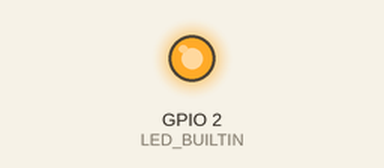
Simulated run of this program. Board: ESP8266 (NodeMCU). Shown: output pins drawn as LEDs (lit = HIGH, except the on-board LED, lit = LOW). Dashed ring = blinking.

Above: at 0.0 s.
At 124.71 s:
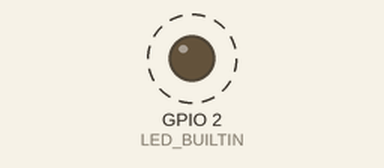
At 125.08 s:
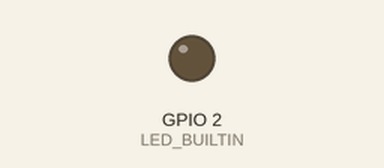
Timing chart, 0 to 125.4 s (numbered marks = the images above):
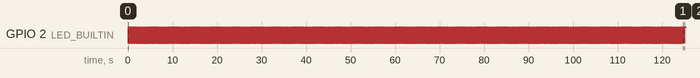

Measured:
- by itself, GPIO 2 (LED_BUILTIN): alternates HIGH for 0.02 s and LOW for 0.02 s
- by itself, everything shown: repeats every 6.0 s, in 16 steps

The program:

main.cpp
```cpp
/*
	Esempio di utilizzo del timer1 su ESP8266.

	Il timer0 non può essere utilizzato in quanto è riservato alla gestione interna del WiFI (e forse anche di altro).
	La lista di funzioni messe a disposizione dall'API ESP8266 è disponibile dentro Arduino.h.
*/

#include <Arduino.h>

void IRAM_ATTR onTimerISR();	//ISR Interrupt: IRAM_ATTR indica che deve risiedere in RAM e non in FLASH.

void setup(){
	pinMode(LED_BUILTIN, OUTPUT);

  timer1_attachInterrupt(onTimerISR);

	/*
		Autoreload (ARR) del timer1:
			ARR = (80.000.000 / PRE) / Freq. voluta
			In questo caso: Freq. voluta = 4Hz.

			max(ARR) = 8.388.607
	*/
	timer1_write(78125);

	/*
		Abilita il timer.

		Parametri (ESP8266 freq. CPU: 80MHz):
			Prescaler (PRE): TIM_DIV1, TIM_DIV16, TIM_DIV256.
			Modalità di funzionamento: TIM_EDGE; questa dovrebbe essere la sola modalità supportata dal timer1 (overflow).
			Clear del timer: TIM_SINGLE, TIM_LOOP:
				TIM_SINGLE non resetta il counter del timer alla fine dell'esecuzione dell'ISR.
				TIM_LOOP resetta il counter del timer automaticamente alla fine dell'esecuzione dell'ISR.
	*/
	timer1_enable(TIM_DIV256, TIM_EDGE, TIM_LOOP);
}

void loop(){
}

//ISR overflow timer1.
void IRAM_ATTR onTimerISR(){
	digitalWrite(LED_BUILTIN, !(digitalRead(LED_BUILTIN)));
}
```
